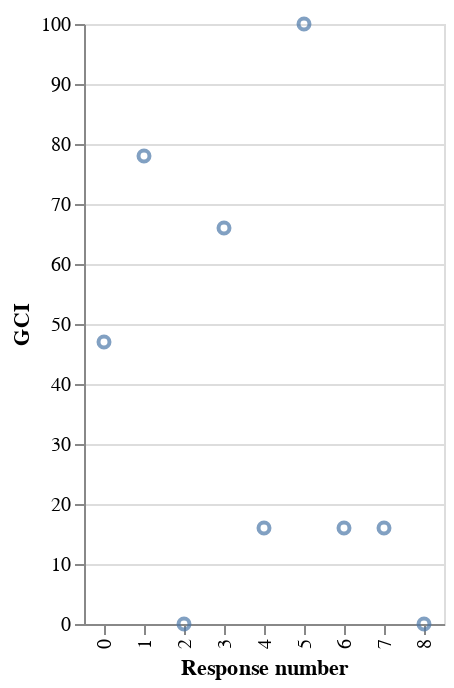

Notebook code cell kept with this figure:
### Markdown cell above
## Outliers

When analyzing generative culture, it is important to look at outliers as well as averages.

### GCI-scores: the distribution

This is the distribution of GCI scores:

### Code cell
(render-mime "application/vnd.vegalite.v3+json" 
             {
                  :$schema "https://vega.github.io/schema/vega-lite/v4.json",
                  :description "Distribution of generative culture scores"
                  :data {:values (map-indexed (fn [i x] (assoc x :index i)) 
                                  (->>     
                                    (get-in gen-culture-results [:response-stats :response-scores])
                                    (map :measures)
                                    (filter #(not (Double/isNaN (:avg %))))))}
                  :mark "point"
                  :encoding {
                    :y {:field :gci :type "quantitative" :scale {:domain [0 100]} :title "GCI"}
                    :x {:field :index :type "ordinal" :title "Response number"}
                  }
                })

### Figure 1 — Vega-Lite specification as saved in the notebook (floating-point values rounded to 4 significant figures)
{"$schema": "https://vega.github.io/schema/vega-lite/v4.json", "data": {"values": [{"avg": 3.857, "gci": 47, "index": 0}, {"avg": 5.714, "gci": 78, "index": 1}, {"avg": 1, "gci": 0, "index": 2}, {"avg": 5, "gci": 66, "index": 3}, {"avg": 2, "gci": 16, "index": 4}, {"avg": 7, "gci": 100, "index": 5}, {"avg": 2, "gci": 16, "index": 6}, {"avg": 2, "gci": 16, "index": 7}, {"avg": 1, "gci": 0, "index": 8}]}, "description": "Distribution of generative culture scores", "encoding": {"x": {"field": "index", "title": "Response number", "type": "ordinal"}, "y": {"field": "gci", "scale": {"domain": [0, 100]}, "title": "GCI", "type": "quantitative"}}, "mark": "point"}
